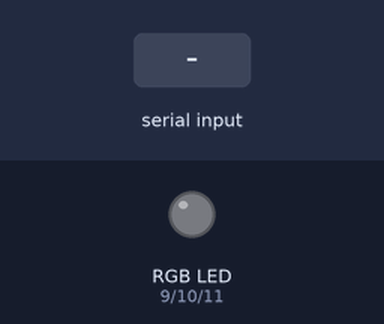
The sketch below on a simulated Arduino Uno, built with avr-gcc and run on an emulated ATmega328P. On the bench: an RGB LED mixed from three pins (HIGH = lit). The inputs (shaded band) are chosen by the test bench. Dim RGB values are drawn brighter than linear.

Above: at 1.2 s.
1.3 s: "90,45,200\n" received over Serial
At 1.9 s:
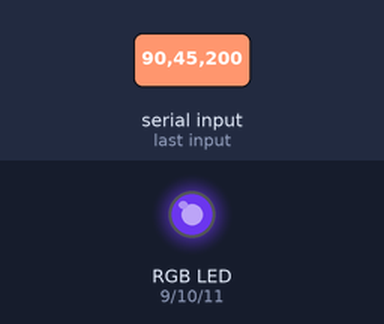
2.8 s: "30,150,10\n" received over Serial
At 3.1 s:
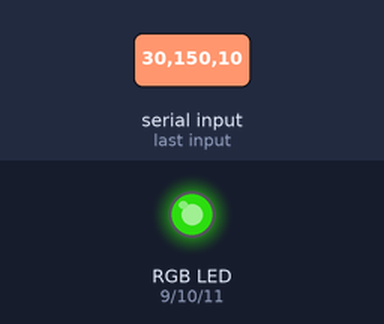
4.3 s: "1,90,45\n" received over Serial
At 5.3 s:
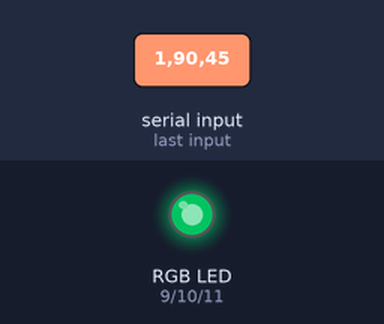
Timing chart, 0 to 7.3 s (numbered marks = the images above; inputs shaded):
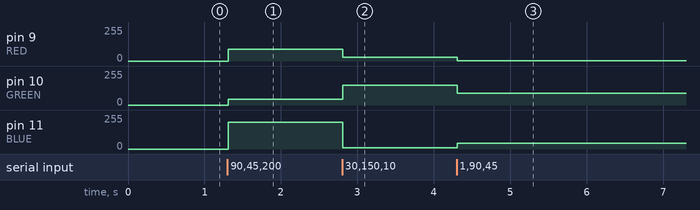

Measured:
- after the input at 1.3 s, pin 9 (RED): 0/255 → 90/255 at once; pin 10 (GREEN): 0/255 → 45/255 at once; pin 11 (BLUE): 0/255 → 200/255 at once
- after the input at 2.8 s, pin 9 (RED): 90/255 → 30/255 at once; pin 10 (GREEN): 45/255 → 150/255 at once; pin 11 (BLUE): 200/255 → 10/255 at once
- after the input at 4.3 s, pin 9 (RED): 30/255 → 1/255 at once; pin 10 (GREEN): 150/255 → 90/255 at once; pin 11 (BLUE): 10/255 → 45/255 at once

The sketch:

12_LED_RGB_serial.ino
```cpp
//동시에여러 값 전송하기
//RGBLED 핀 상수 정의
const int RED = 9;     // mega보드에서는 PWM
const int GREEN = 10;   // mega보드에서는 PWM
const int BLUE = 11;    // mega보드에서는 PWM

//RGB값을저장할 정수형 변수 선언
int rval = 0;
int gval = 0;
int bval = 0;

void setup() {
  Serial.begin(9600);  //9600 속도로 시리얼 통신 시작
  //RGB LED가연결된 핀을 출력으로 지정
  pinMode(RED, OUTPUT);
  pinMode(GREEN ,OUTPUT);
  pinMode(BLUE ,OUTPUT);
}

void loop() {
  //수신 데이터가 있을 때만 프로그램 코드 실행
  while(Serial.available() > 0){
    rval = Serial.parseInt();  //첫 번째 정수값 읽음
    gval = Serial.parseInt();  //두 번째 정수값 읽음
    bval = Serial.parseInt();  //세 번째 정수값 읽음
    //전송 완료
    if(Serial.read() == '\n'){ // 255,255,0
      //LED의 RGB값 설정
      analogWrite(RED, rval);
      analogWrite(GREEN,gval);
      analogWrite(BLUE, bval);
    }
  }
}
```
